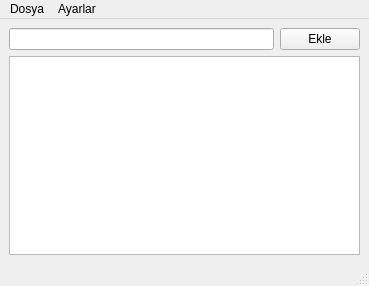
<?xml version="1.0" encoding="UTF-8"?>
<ui version="4.0">
 <class>MainWindow</class>
 <widget class="QMainWindow" name="MainWindow">
  <property name="geometry">
   <rect>
    <x>0</x>
    <y>0</y>
    <width>369</width>
    <height>286</height>
   </rect>
  </property>
  <property name="windowTitle">
   <string>Halit Alptekin</string>
  </property>
  <widget class="QWidget" name="centralwidget">
   <layout class="QGridLayout" name="gridLayout_2">
    <item row="0" column="0">
     <layout class="QGridLayout" name="gridLayout">
      <item row="0" column="0">
       <widget class="QLineEdit" name="lineEdit"/>
      </item>
      <item row="1" column="0" colspan="2">
       <widget class="QListWidget" name="listWidget"/>
      </item>
      <item row="0" column="1">
       <widget class="QPushButton" name="pushButton">
        <property name="text">
         <string>Ekle</string>
        </property>
        <property name="icon">
         <iconset>
          <normaloff>../../usr/share/icons/Humanity/actions/64/stock_new-text.svg</normaloff>../../usr/share/icons/Humanity/actions/64/stock_new-text.svg</iconset>
        </property>
       </widget>
      </item>
     </layout>
    </item>
   </layout>
  </widget>
  <widget class="QMenuBar" name="menubar">
   <property name="geometry">
    <rect>
     <x>0</x>
     <y>0</y>
     <width>369</width>
     <height>25</height>
    </rect>
   </property>
   <widget class="QMenu" name="menuDosya">
    <property name="title">
     <string>Dosya</string>
    </property>
    <addaction name="actionKapat"/>
   </widget>
   <widget class="QMenu" name="menuHakkimda">
    <property name="title">
     <string>Ayarlar</string>
    </property>
    <addaction name="actionHakkimda"/>
   </widget>
   <addaction name="menuDosya"/>
   <addaction name="menuHakkimda"/>
  </widget>
  <widget class="QStatusBar" name="statusbar"/>
  <action name="actionKapat">
   <property name="text">
    <string>Kapat</string>
   </property>
  </action>
  <action name="actionHakkimda">
   <property name="text">
    <string>Hakkimda</string>
   </property>
  </action>
 </widget>
 <resources/>
 <connections/>
</ui>
